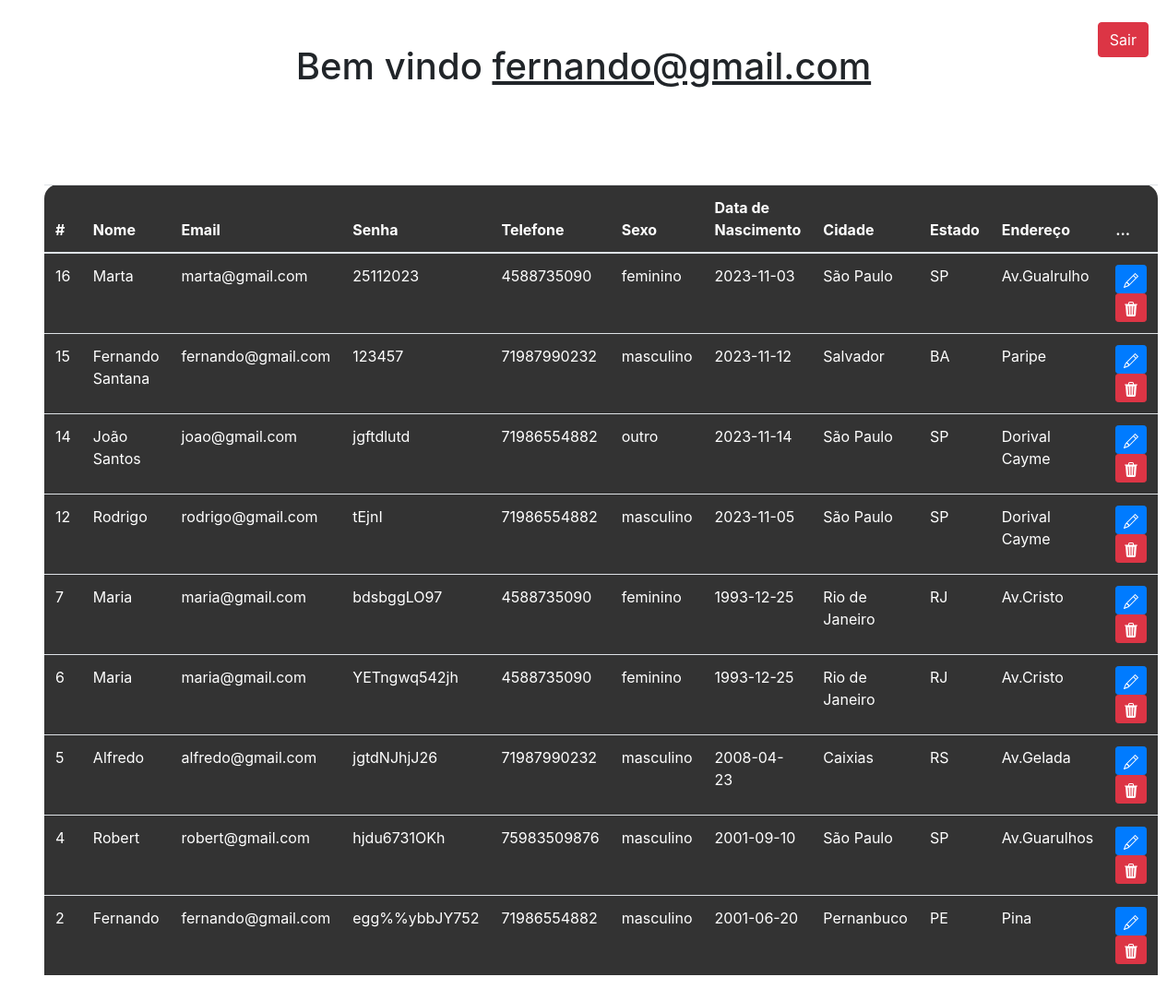
Screenshot of /sistema.php (signed in) with the database file from the repository.
### tables this page shows
CREATE TABLE `usuarios` (
  `id` int(11) NOT NULL,
  `nome` varchar(45) DEFAULT NULL,
  `email` varchar(110) DEFAULT NULL,
  `senha` varchar(45) DEFAULT NULL,
  `telefone` varchar(15) DEFAULT NULL,
  `genero` varchar(15) DEFAULT NULL,
  `data_nasc` date DEFAULT NULL,
  `cidade` text DEFAULT NULL,
  `estado` text DEFAULT NULL,
  `endereco` text DEFAULT NULL
);

### sistema.php (the view, shortened to what this page needs)
<?php
    include_once('config.php');
    $logado = $_SESSION['email'];
    $sql = "SELECT * FROM  usuarios ORDER BY id DESC";
    $result = $conexao->query($sql);
?>
<!DOCTYPE html>
<html lang="en">
<head>
    <link href="https://stackpath.bootstrapcdn.com/bootstrap/4.3.1/css/bootstrap.min.css" rel="stylesheet">
</head>
<body>
    <br>
<div style="position: absolute; right: 20px;">
    <a href="sair.php" class="btn btn-danger">Sair</a>
</div>
<br>
<?php
    echo "<h1>Bem vindo <u>$logado</u></h1>"
?>
<br>
<br>
<div class="m-5">
    <table class="table text-white table-bg" >
    <thead>
        <tr>
        <th scope="col">#</th>
        <th scope="col">Nome</th>
        <th scope="col">Email</th>
        <th scope="col">Senha</th>
        <th scope="col">Telefone</th>
        <th scope="col">Sexo</th>
        <th scope="col">Data de Nascimento</th>
        <th scope="col">Cidade</th>
        <th scope="col">Estado</th>
        <th scope="col">Endereço</th>
        <th scope="col">...</th>
        </tr>
    </thead>
    <tbody>
    <?php
        while($user_data = mysqli_fetch_assoc($result))
        {
            echo"<tr>";
            echo"<td>" .$user_data['id']."</td>";
            echo"<td>" .$user_data['nome']."</td>";
            echo"<td>" .$user_data['email']."</td>";
            echo"<td>" .$user_data['senha']."</td>";
            echo"<td>" .$user_data['telefone']."</td>";
            echo"<td>" .$user_data['genero']."</td>";
            echo"<td>" .$user_data['data_nasc']."</td>";
            echo"<td>" .$user_data['cidade']."</td>";
            echo"<td>" .$user_data['estado']."</td>";
            echo"<td>" .$user_data['endereco']."</td>";
            echo"<td>
                <a class = 'btn btn-sm btn-primary' href = 'edit.php?id= $user_data[id]'>
                <svg xmlns='http://www.w3.org/2000/svg' width='16' height='16' fill='currentColor' class='bi bi-pencil' viewBox='0 0 16 16'>
                <path d='M12.146.146a.5.5 0 0 1 .708 0l3 3a.5.5 0 0 1 0 .708l-10 10a.5.5 0 0 1-.168.11l-5 2a.5.5 0 0 1-.65-.65l2-5a.5.5 0 0 1 .11-.168l10-10zM11.207 2.5 13.5 4.793 14.793 3.5 12.5 1.207zm1.586 3L10.5 3.207 4 9.707V10h.5a.5.5 0 0 1 .5.5v.5h.5a.5.5 0 0 1 .5.5v.5h.293zm-9.761 5.175-.106.106-1.528 3.821 3.821-1.528.106-.106A.5.5 0 0 1 5 12.5V12h-.5a.5.5 0 0 1-.5-.5V11h-.5a.5.5 0 0 1-.468-.325z'/>
                </svg>
                </a>
                <a class = 'btn btn-sm btn-danger' href = 'delete.php?id= $user_data[id]'>
                    <svg xmlns=<svg xmlns='http://www.w3.org/2000/svg' width='16' height='16' fill='currentColor' class='bi bi-trash3-fill' viewBox='0 0 16 16'>
                    <path d='M11 1.5v1h3.5a.5.5 0 0 1 0 1h-.538l-.853 10.66A2 2 0 0 1 11.115 16h-6.23a2 2 0 0 1-1.994-1.84L2.038 3.5H1.5a.5.5 0 0 1 0-1H5v-1A1.5 1.5 0 0 1 6.5 0h3A1.5 1.5 0 0 1 11 1.5m-5 0v1h4v-1a.5.5 0 0 0-.5-.5h-3a.5.5 0 0 0-.5.5M4.5 5.029l.5 8.5a.5.5 0 1 0 .998-.06l-.5-8.5a.5.5 0 1 0-.998.06Zm6.53-.528a.5.5 0 0 0-.528.47l-.5 8.5a.5.5 0 0 0 .998.058l.5-8.5a.5.5 0 0 0-.47-.528ZM8 4.5a.5.5 0 0 0-.5.5v8.5a.5.5 0 0 0 1 0V5a.5.5 0 0 0-.5-.5'/>
                  </svg>
                </a>
            </td>";
            echo"</tr>";
        }
    ?>
    </tbody>
    </table>
</div>
</body>
</html>

### sistema.php (style rules this page uses)
body { background-color: white; color: ffff; }
h1 { text-align: center; }
.table-bg { background-color: rgba(0.5, 0.5, 0.5, 0.8); border-radius: 15px 15px 0 0; }

### rows the page displays
usuarios: id "16", nome "Marta", email "marta@gmail.com", senha "25112023", telefone "4588735090", genero "feminino", data_nasc "2023-11-03", cidade "São Paulo", estado "SP", endereco "Av.Gualrulho"
usuarios: id "15", nome "Fernando Santana", email "fernando@gmail.com", senha "123457", telefone "71987990232", genero "masculino", data_nasc "2023-11-12", cidade "Salvador", estado "BA", endereco "Paripe"
usuarios: id "14", nome "João Santos", email "joao@gmail.com", senha "jgftdlutd", telefone "71986554882", genero "outro", data_nasc "2023-11-14", cidade "São Paulo", estado "SP", endereco "Dorival Cayme"
usuarios: id "12", nome "Rodrigo", email "rodrigo@gmail.com", senha "tEjnI", telefone "71986554882", genero "masculino", data_nasc "2023-11-05", cidade "São Paulo", estado "SP", endereco "Dorival Cayme"
usuarios: id "7", nome "Maria", email "maria@gmail.com", senha "bdsbggLO97", telefone "4588735090", genero "feminino", data_nasc "1993-12-25", cidade "Rio de Janeiro", estado "RJ", endereco "Av.Cristo"
usuarios: id "6", nome "Maria", email "maria@gmail.com", senha "YETngwq542jh", telefone "4588735090", genero "feminino", data_nasc "1993-12-25", cidade "Rio de Janeiro", estado "RJ", endereco "Av.Cristo"
usuarios: id "5", nome "Alfredo", email "alfredo@gmail.com", senha "jgtdNJhjJ26", telefone "71987990232", genero "masculino", data_nasc "2008-04-23", cidade "Caixias", estado "RS", endereco "Av.Gelada"
usuarios: id "4", nome "Robert", email "robert@gmail.com", senha "hjdu6731OKh", telefone "75983509876", genero "masculino", data_nasc "2001-09-10", cidade "São Paulo", estado "SP", endereco "Av.Guarulhos"
usuarios: id "2", nome "Fernando", email "fernando@gmail.com", senha "egg%%ybbJY752", telefone "71986554882", genero "masculino", data_nasc "2001-06-20", cidade "Pernanbuco", estado "PE", endereco "Pina"

### other values shown
$logado "fernando@gmail.com"
